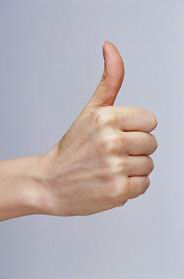
#> input picture img/Thumb_Up.bmp, 184 x 279 px
$ jupyter execute '14 working with image using array - ex. chromakey.ipynb'
#> lines starting #> are read from the running program, lines starting #| are printed output that depends on the picture
## Key using RGB
con - tendency to leak into other colors

[cell 1]
from PIL import Image
import matplotlib.pyplot as plt

im = Image.open('./img/Thumb_Up.bmp')
#> im is the input picture: PIL image 184x279 RGB; mean R, G, B 186.7, 178.8, 183.3
im2 = Image.new('RGBA',im.size)
#> im2: PIL image 184x279 RGBA; every value is 0

var = 25
key = (186,188,189)
newimage = []
for i in im.getdata():
    if key[0]-var <= i[0] <= key[0]+var and key[1]-var <= i[1] <= key[1]+var and key[2]-var <= i[2] <= key[2]+var :
        newimage.append((i[0],i[1],i[2],0))
    else :
        newimage.append((i[0],i[1],i[2],255))
#> this loop made 51336 passes
#> i on passes 1 to 3: (163, 165, 186), (162, 164, 185), (162, 164, 185)
#> after the loop, newimage = 51336 items
im2.putdata(newimage)
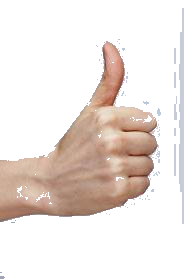
#> im2: PIL image 184x279 RGBA; mean R, G, B, A 186.7, 178.8, 183.3, 74.6; transparent parts drawn white

sky = Image.open('./img/sky.jpg').convert('RGBA')
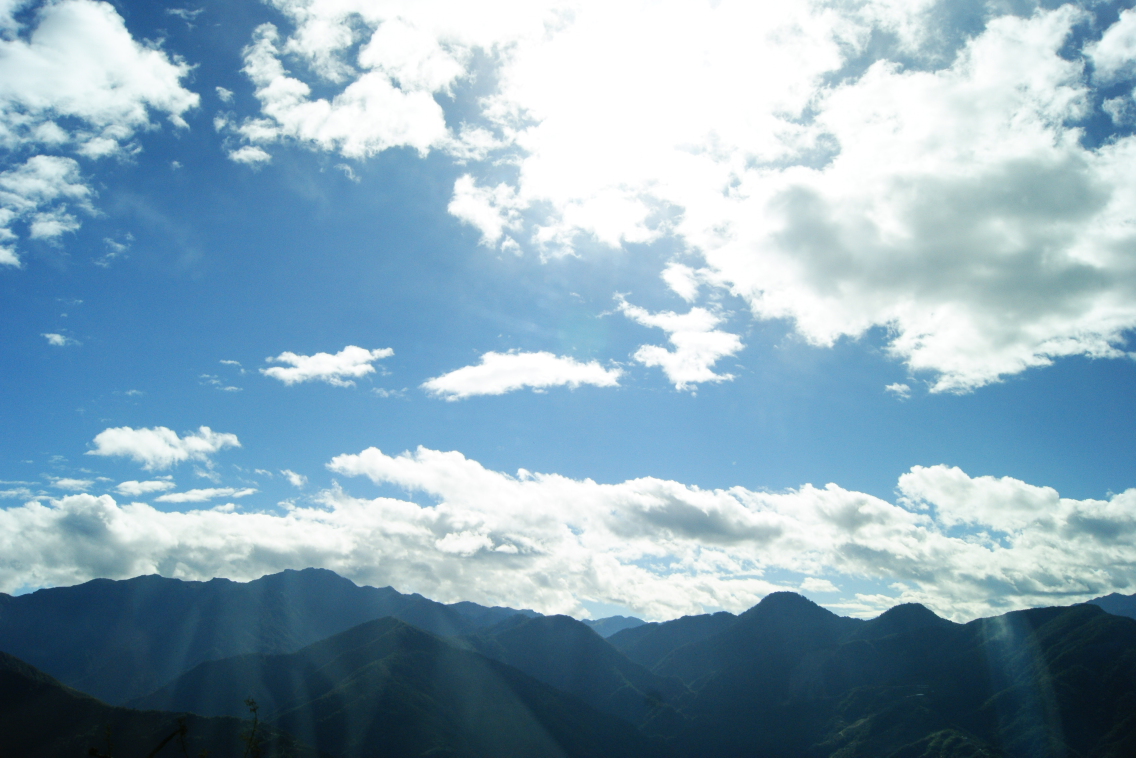
#> input picture img/sky.jpg, 3408 x 2272 px (shown at 1/3 size)
im_new = Image.new('RGBA',im.size)
im_new.paste(sky)
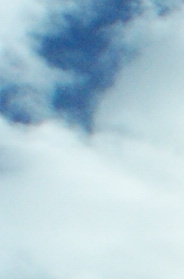
#> im_new: PIL image 184x279 RGBA; mean R, G, B, A 174.2, 201.3, 213.8, 255
im_new.paste(im2,(0,0), im2) # image, location, mask
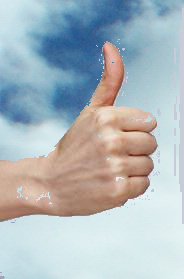
#> im_new: PIL image 184x279 RGBA; mean R, G, B, A 173.8, 184.9, 190.1, 255
plt.imshow(im_new)
plt.show()

## multipoint RGB

[cell 2]
from PIL import Image

im = Image.open('./img/Thumb_Up.bmp')
im2 = Image.new('RGBA',im.size)

var = 21
keys = [(180,183,195),(194,198,210),(165,169,184),(193,185,206)]
newimage = []

for i in im.getdata():
    remove = False
    for key in keys:
        if key[0]-var <= i[0] <= key[0]+var and key[1]-var <= i[1] <= key[1]+var and key[2]-var <= i[2] <= key[2]+var :
            remove = True
            break
    if remove :
        newimage.append((i[0],i[1],i[2],0))
    else :
        newimage.append((i[0],i[1],i[2],255))
#> this loop made 51336 passes
im2.putdata(newimage)
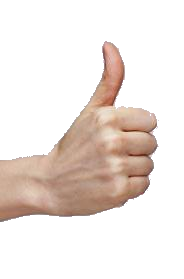
#> im2: PIL image 184x279 RGBA; mean R, G, B, A 186.7, 178.8, 183.3, 70; transparent parts drawn white

im_new = Image.new('RGBA',im.size)
im_new.paste(sky)
im_new.paste(im2,(0,0), im2) # image, location, mask
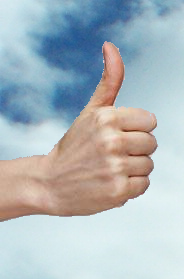
#> im_new: PIL image 184x279 RGBA; mean R, G, B, A 173.9, 185.1, 190, 255
plt.imshow(im_new)
plt.show()

## Key using HSV
pro - better at removing same color that has different shades.
con - a little slower

[cell 3]
from PIL import Image
import numpy as np

im = Image.open('./img/Thumb_Up.bmp')
imHSL = im.convert('HSV')
#> imHSL: PIL image 184x279 HSV; mean H, S, V 122.4, 35.5, 198.5
im2 = Image.new('RGBA',im.size)
imRBGd = im.getdata()
imHSLd = imHSL.getdata()

Hvar = 80
Svar = 255
Vvar = 255
key = (200, 31, 186)
newimage = []
for i in range(np.array(imHSLd).shape[0]):
    if key[0]-Hvar <= imHSLd[i][0] <= key[0]+Hvar and key[1]-Svar <= imHSLd[i][1] <= key[1]+Svar and key[2]-Vvar <= imHSLd[i][2] <= key[2]+Vvar :
        newimage.append((imRBGd[i][0],imRBGd[i][1],imRBGd[i][2],0))
    else :
        newimage.append((imRBGd[i][0],imRBGd[i][1],imRBGd[i][2],255))
im2.putdata(newimage)
im_new = Image.new('RGBA',im.size)
im_new.paste(sky)
im_new.paste(im2,(0,0), im2) # image, location, mask
plt.imshow(im_new)
plt.show()

## target HSV = fix H,remove all SV ; fix SV, remove all H

[cell 4]
from PIL import Image

im = Image.open('./img/Thumb_Up.bmp')
imHSLd = im.convert('HSV')
im2 = Image.new('RGBA',im.size)
imRBGd = im.getdata()
imHSLd = imHSL.getdata()


key = (200, 31, 186)

Hkeyvar = 80 # small
SVvar = 200 # large

SVkeyvar = 15 # small
Hvar = 200 # large

newimage = []


for i in range(np.array(imHSLd).shape[0]):
    # removal using Hkey
    if key[0]-Hkeyvar <= imHSLd[i][0] <= key[0]+Hkeyvar and key[1]-SVvar <= imHSLd[i][1] <= key[1]+SVvar and key[2]-SVvar <= imHSLd[i][2] <= key[2]+SVvar :
        newimage.append((imRBGd[i][0],imRBGd[i][1],imRBGd[i][2],0))
    # removal using SVkey
    elif key[0]-Hvar <= imHSLd[i][0] <= key[0]+Hvar and key[1]-SVkeyvar <= imHSLd[i][1] <= key[1]+SVkeyvar and key[2]-SVkeyvar <= imHSLd[i][2] <= key[2]+SVkeyvar:
        newimage.append((imRBGd[i][0],imRBGd[i][1],imRBGd[i][2],0))
    else :
        newimage.append((imRBGd[i][0],imRBGd[i][1],imRBGd[i][2],255))
im2.putdata(newimage)
im_new = Image.new('RGBA',im.size)
im_new.paste(sky)
im_new.paste(im2,(0,0), im2) # image, location, mask
plt.imshow(im_new)
plt.show()

## multipoint HSV key

[cell 5]
from PIL import Image

im = Image.open('./img/Thumb_Up.bmp')
imHSLd = im.convert('HSV')
im2 = Image.new('RGBA',im.size)
imRBGd = im.getdata()
imHSLd = imHSL.getdata()
print(np.array(imHSLd))
#> (printed output is left out)
Hvar = 20
Svar = 18
Vvar = 30
keys = [(166, 31, 186),(21, 10, 202),(179,20,198)]

newimage = []

for i in range(np.array(imHSLd).shape[0]):
    remove = False
    for key in keys:
        if key[0]-Hvar <= imHSLd[i][0] <= key[0]+Hvar and key[1]-Svar <= imHSLd[i][1] <= key[1]+Svar and key[2]-Vvar <= imHSLd[i][2] <= key[2]+Vvar :
            remove = True
            break
    if remove :
        newimage.append((imRBGd[i][0],imRBGd[i][1],imRBGd[i][2],0))
    else :
        newimage.append((imRBGd[i][0],imRBGd[i][1],imRBGd[i][2],255))
im2.putdata(newimage)
im_new = Image.new('RGBA',im.size)
im_new.paste(sky)
im_new.paste(im2,(0,0), im2) # image, location, mask
plt.imshow(im_new)
plt.show()
